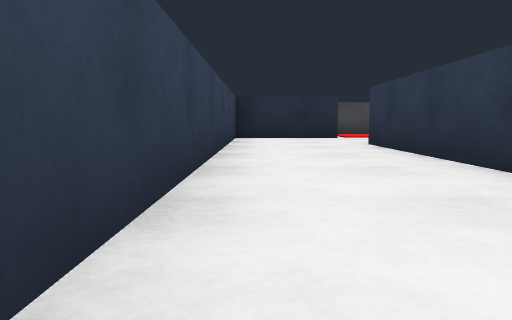
[1] (above)

24 first-person views from a walk through a world built for the Webots simulator. The camera is 0.04 m above the floor, tilts 6° down and sees 70° across. The floor is counted in squares, 0.1 m on a side. Each view is taken from the middle of a square. On the plan, view 1 faces up. The plan holds only what a view shows up to about 9 squares ahead; the rest is blank. The robots in the file are not drawn.

[2]
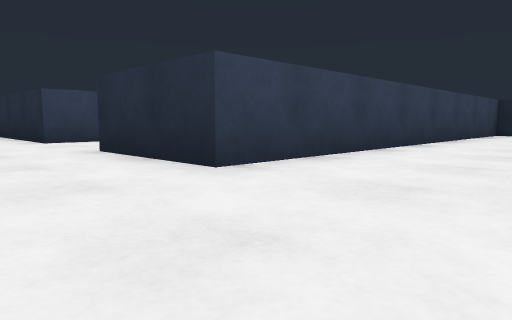

[3]
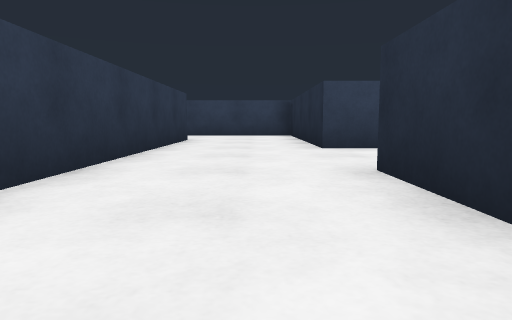

[4]
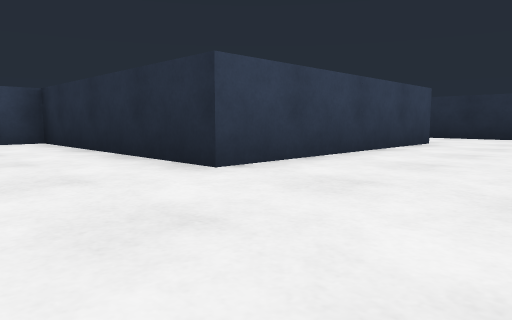

[5]
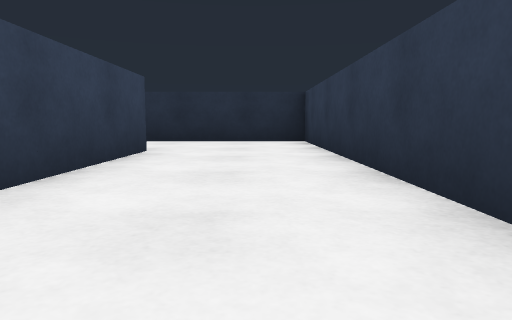

[6]
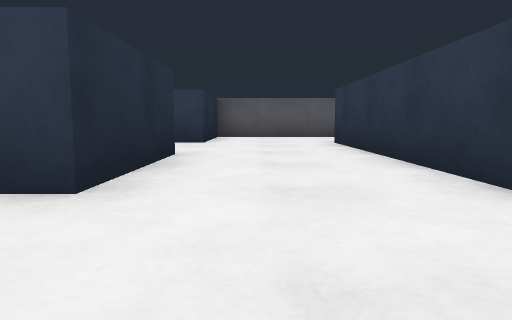

[7]
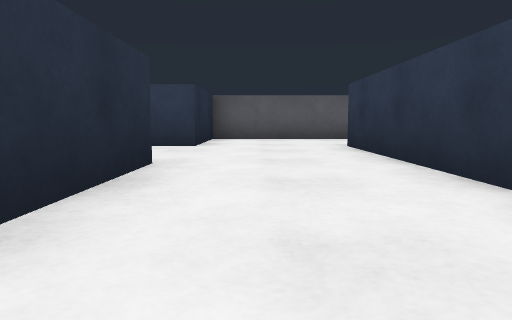

[8]
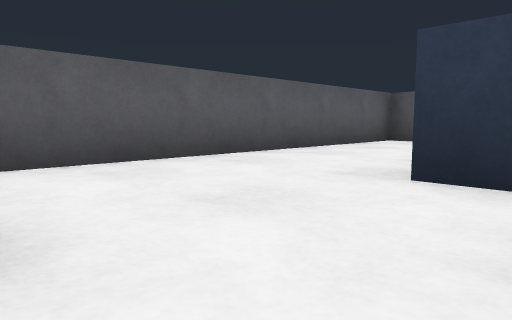

[9]
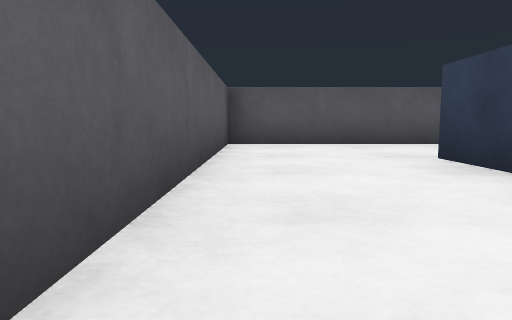

[10]
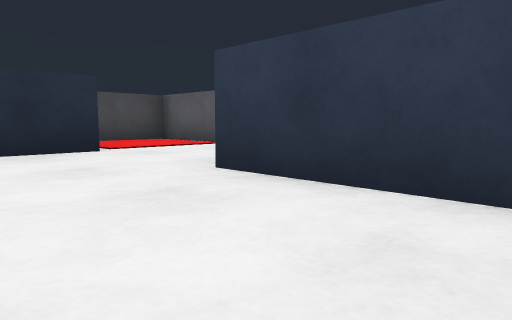

[11]
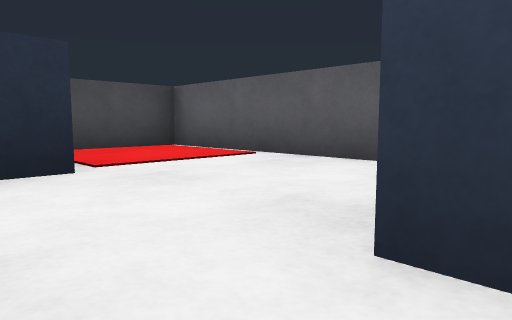

[12]
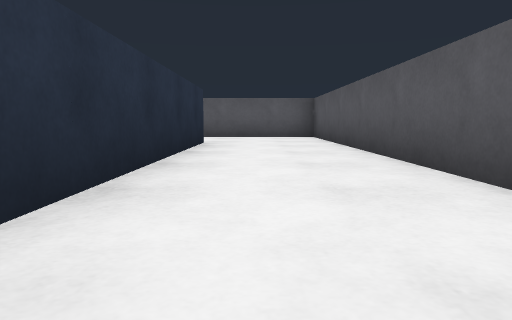

[13]
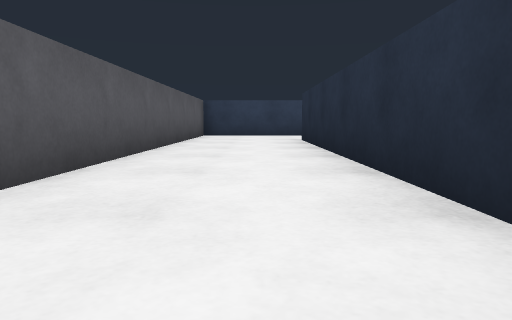

[14]
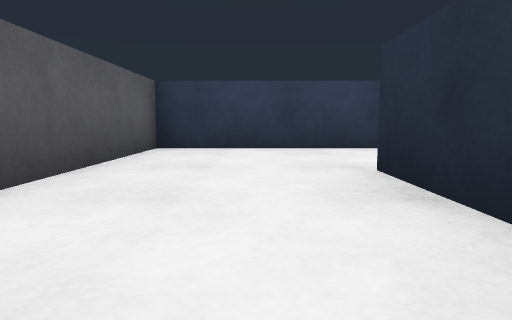

[15]
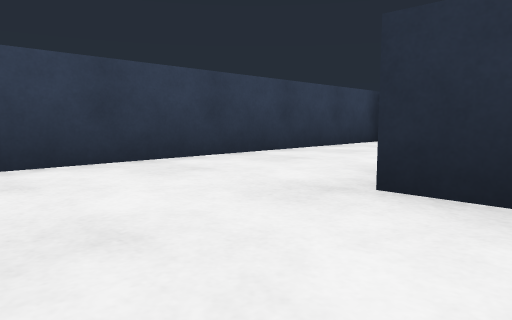

[16]
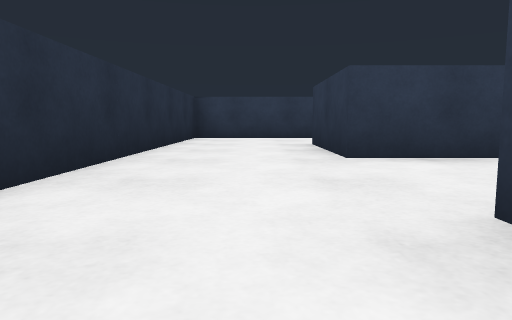

[17]
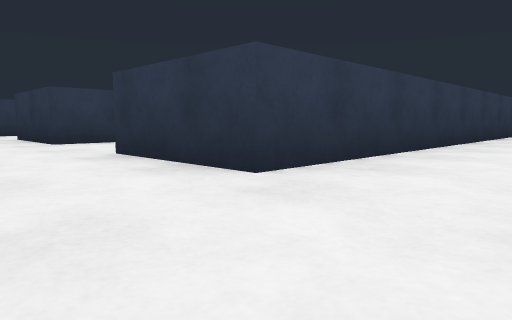

[18]
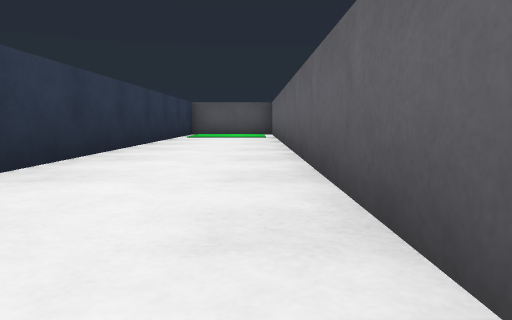

[19]
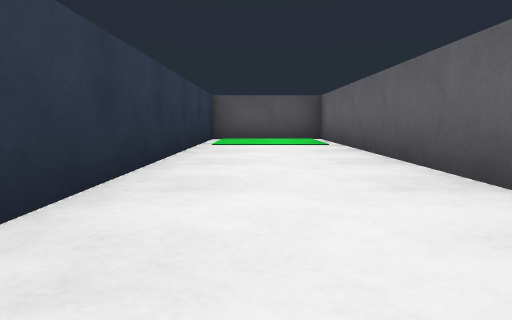

[20]
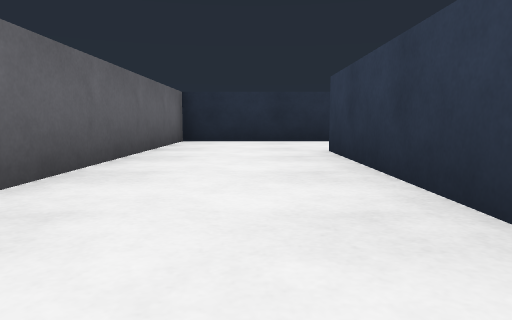

[21]
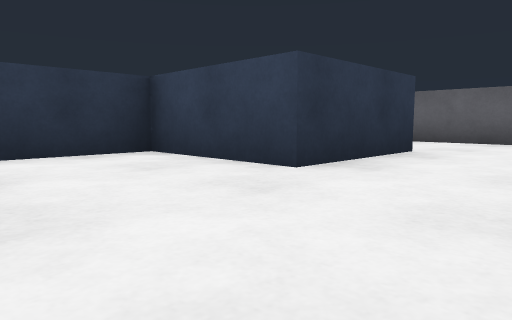

[22]
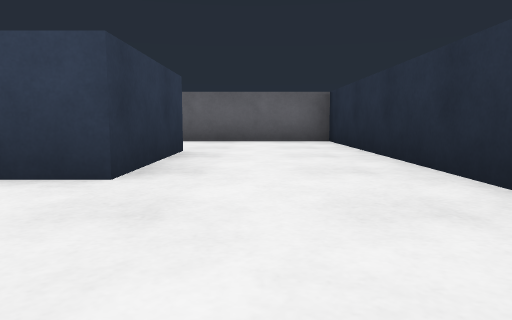

[23]
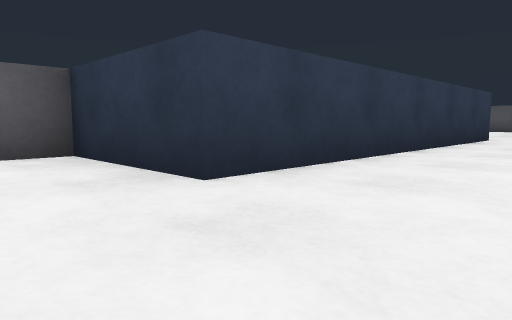

[24]
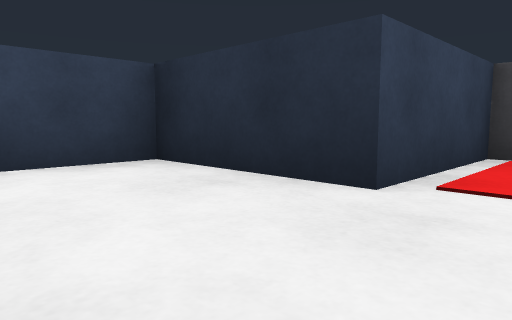

### Floor plan
Points are (right, up) in squares from view 1. A wall is a line through its corners. A room is listed if a view was taken in it or the views show most of it. See-through windows are left out.
Room 1 (views 1, 2, 3, 4, 5, 6, 7, 8, 9, 10, 11, 12, 13, 14, 15, 16, 17, 18, 19, 20, 21, 22, 23)
walls: (-8, -3.5) (2, -3.5); (-8, 2.2) (-8, 4) (-5.5, 4) (-5.5, -1) (-10.5, -1) (-10.5, -8.5) (4.5, -8.5) (4.5, -1) (2, -1) (2, 6.5); (2, -4.8) (2, -6) (-8, -6); (2, 9) (-0.5, 9) (-0.5, -1) (-3, -1) (-3, 6.5) (-15.5, 6.5) (-15.5, -8.5) (-13, -8.5) (-13, 4) (-10.5, 4) (-10.5, 1.5) (-8.8, 1.5)
ways out: opening at (2, 7.5) to room 2
Room 2 (view 24)
walls: (2, 6.5) (4.5, 6.5) (4.5, 11.5) (2, 11.5) (2, 9)
ways out: opening at (2, 7.5) to room 1

Where each view was taken, in squares from view 1:
view 1: 0 up, 0 right, facing up
view 2: 3 down, 2 right, facing up-left
view 3: 2 down, 0 right, facing left
view 4: 3 down, 3 left, facing up-left
view 5: 1 down, 4 left, facing up
view 6: 2 down, 5 left, facing right
view 7: 2 down, 4 left, facing right
view 8: 1 down, 1 right, facing down-right
view 9: 2 down, 4 right, facing down
view 10: 4 up, 0 right, facing up-right
view 11: 6 up, 1 right, facing up-right
view 12: 7 down, 5 left, facing right
view 13: 7 down, 0 right, facing left
view 14: 7 down, 5 left, facing left
view 15: 8 down, 7 left, facing up-left
view 16: 5 up, 12 left, facing right
view 17: 6 up, 15 left, facing down-right
view 18: 3 up, 15 left, facing down
view 19: 0 up, 14 left, facing down
view 20: 1 down, 14 left, facing up
view 21: 6 up, 8 left, facing down-left
view 22: 5 up, 8 left, facing left
view 23: 8 up, 0 right, facing down-right
view 24: 7 up, 3 right, facing up-left
